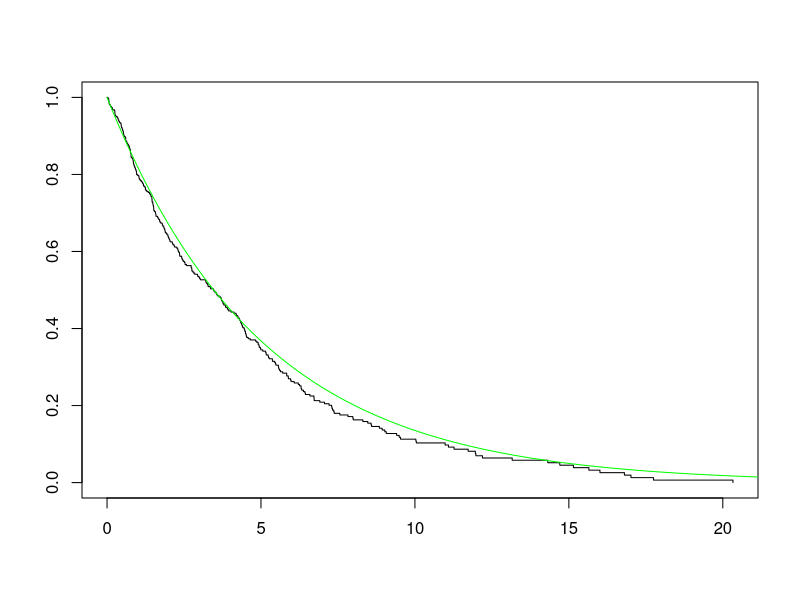
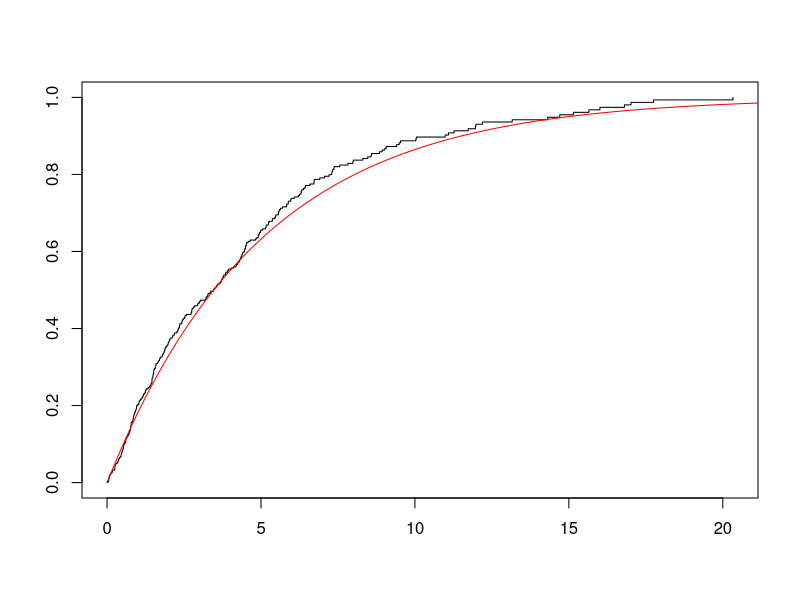
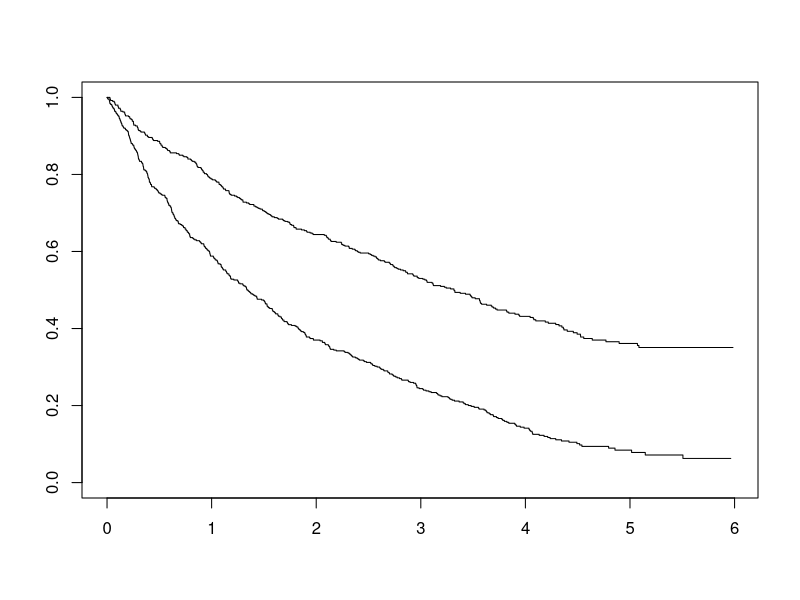

These charts were generated, in order, by the following R code:
set.seed(50234)
library(KMsurv)
library(survival)

### Without any covariate
# simulate survival time from an exponential distribution
survtime <- rexp(500, 0.2)

# simulate censored data from an exponential distribution
censtime <- rexp(500, 0.1)

# indicator variable
status <- as.numeric(survtime <= censtime) # the sum of status is the number of event

# observed time
obstime <- survtime*status + censtime*(1-status) # the same with pmin(survtime, censtime)

# plot the survival function S(t), Kaplann meier
plot(survfit(Surv(obstime, status) ~ 1), conf.int = F, mark.time = F)
# true survival function
y <- seq(0, 30, by = 0.1)
truesurv <- exp(-0.2*y)
lines(y, truesurv, type = "l", col = "green")

# plot F(t)
plot(survfit(Surv(obstime, status) ~ 1), conf.int = F, mark.time = F, fun = "event")
lines(y, 1 - truesurv, type = "l", col = "red")


### Having a binary covariate
# simulate survival time from an exponential distribution
survtime <- c(rexp(500, 0.2), rexp(500, 0.5))

# simulate censored data from an exponential distribution
censtime <- runif(1000, 3, 6)

# indicator variable
status <- as.numeric(survtime <= censtime) # the sum of status is the number of event

# observed time
obstime <- survtime*status + censtime*(1-status) # the same with pmin(survtime, censtime)

simulated_data <- data.frame(
  obstime = obstime,
  status = status,
  group = factor(rep(c("F", "M"), each = 500))
)

# plot the survival function S(t), Kaplann meier
plot(survfit(Surv(obstime, status) ~  simulated_data$group), conf.int = F, mark.time = F, data = simulated_data)
coxph(Surv(obstime, status) ~  simulated_data$group)

### Having a continuous covariate
covariate = rnorm(1000)
betas = exp(0.5 * covariate)
survtime <- sapply(betas, function(beta) rexp(1, beta))

# simulate censored data from an exponential distribution
censtime <- runif(1000, 3, 6)

# indicator variable
status <- as.numeric(survtime <= censtime) # the sum of status is the number of event

# observed time
obstime <- survtime*status + censtime*(1-status) # the same with pmin(survtime, censtime)

coxph(Surv(obstime, status) ~  covariate)

